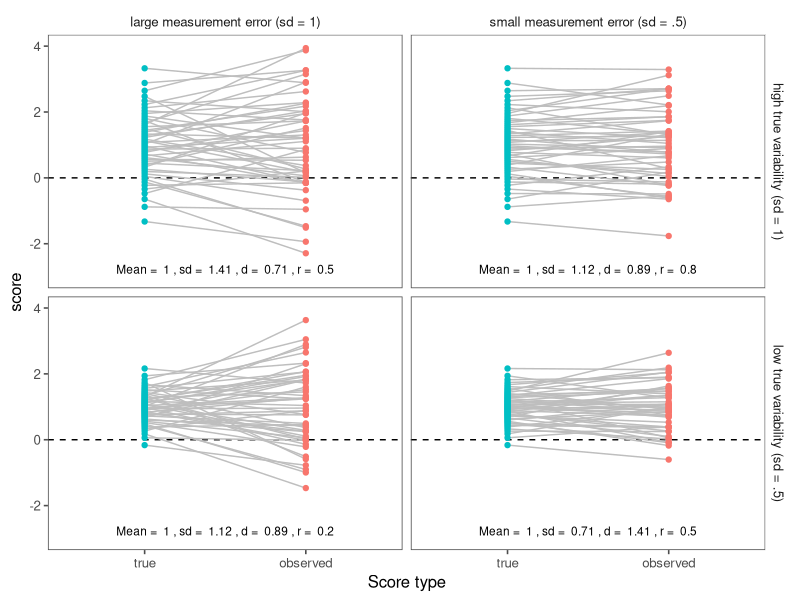
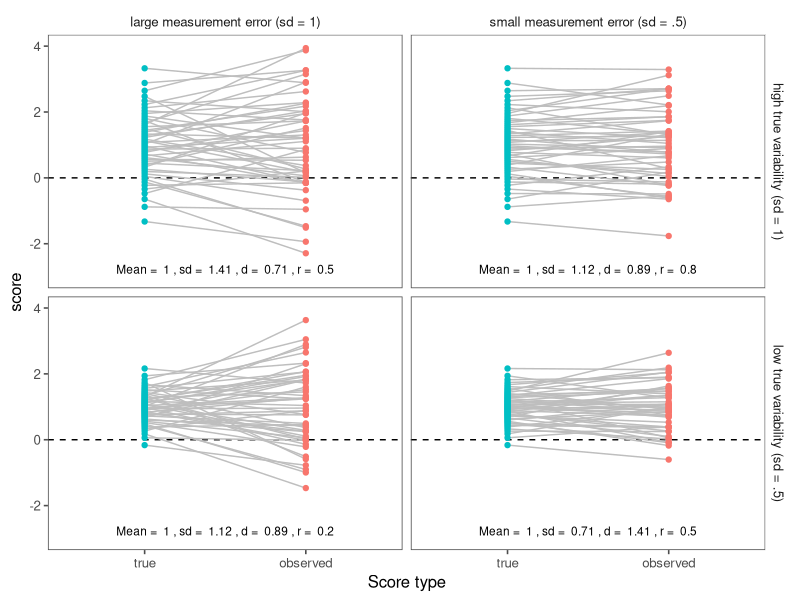

These figures' R source, in order:
## ---- chunk 1

library(tidyverse)
library(ggthemes)
library(ggrepel)
library(bayestestR)

## ---- chunk 2

set.seed(100)
size = 50

my_mean <- 1 # Mean of all simulated datasets
sd_true_small <- .5
sd_true_large <- 1
sd_error_small <- .5
sd_error_large <- 1


# Use distribution_normal to get a distribution that is as close as possible to canonical normal distribution
#scores_true_stable <- rep(1, size) # sd = 0; variance = 0
scores_true_stable <- distribution_normal(size, mean = my_mean, sd = sd_true_small) 
scores_true_variable <- distribution_normal(size, mean = my_mean, sd = sd_true_large) # sd = 1, variance = 1
#true_variability_low <- rep("low", size)
#true_variability_high <- rep("high", size)

# sample creates a random permutation to scramble the errors

meas_err_small <- sample(distribution_normal(size, mean = 0, sd = sd_error_small)) # sd = .5 variance = .25)
meas_err_large <- sample(distribution_normal(size, mean = 0, sd = sd_error_large)) # sd = 1, variance = 1)
err_large <- rep("large", size)
err_small <- rep("small", size)

# Calculate observed scores

obs_scores_stable_small <- scores_true_stable + meas_err_small
obs_scores_stable_large <- scores_true_stable + meas_err_large

obs_scores_variable_small <- scores_true_variable + meas_err_small
obs_scores_variable_large <- scores_true_variable + meas_err_large

# Create dataframes for

sim_data_stable <- as.data.frame(cbind(scores_true_stable, meas_err_small, meas_err_large)) %>%
  mutate(true_variability = "low") %>%
  rename(scores_true = scores_true_stable) %>%
  mutate(scores_err_large = scores_true + meas_err_large) %>%
  mutate(scores_err_small = scores_true + meas_err_small) %>%
  pivot_longer(names_to = "error", values_to = "scores_observed", cols = c(scores_err_small, scores_err_large), names_prefix = "scores_err_") 

sim_data_variable <- as.data.frame(cbind(scores_true_variable, meas_err_small, meas_err_large)) %>%
  mutate(true_variability = "high") %>%
  rename(scores_true = scores_true_variable) %>%
  mutate(scores_err_large = scores_true + meas_err_large) %>%
  mutate(scores_err_small = scores_true + meas_err_small) %>%
  pivot_longer(names_to = "error", values_to = "scores_observed", cols = c(scores_err_small, scores_err_large), names_prefix = "scores_err_") 


sim_data <- rbind(sim_data_stable, sim_data_variable) %>%
  mutate(error = as.factor(error), true_variability = as.factor(true_variability)) %>%
  group_by(error, true_variability) %>%
  arrange(true_variability, error, scores_true, scores_observed) %>%
  mutate(id = row_number()) %>%
  pivot_longer(names_to = "scores_type", values_to = "score", cols = c("scores_true", "scores_observed"), names_prefix = "scores_")




## ---- chunk 3

# Observed Cohen's d

sim_data_summary <- sim_data %>%
  group_by(scores_type, true_variability, error) %>%
  summarize(mean = mean(score), sd = sd(score), d = mean/sd)


d_stable_small <- mean(obs_scores_stable_small)/sd(obs_scores_stable_small)
d_stable_large <- mean(obs_scores_stable_large)/sd(obs_scores_stable_large)

d_variable_small <- mean(obs_scores_variable_small)/sd(obs_scores_variable_small)
d_variable_large <- mean(obs_scores_variable_large)/sd(obs_scores_variable_large)

# Observed reliabilities

rel_stable_small <- var(scores_true_stable)/(var(scores_true_stable) + var(meas_err_small))
rel_stable_large <- var(scores_true_stable)/(var(scores_true_stable) + var(meas_err_large))

rel_variable_small <- var(scores_true_variable)/(var(scores_true_variable) + var(meas_err_small))
rel_variable_large <- var(scores_true_variable)/(var(scores_true_variable) + var(meas_err_large))

# Theoretical

true_data_summary <- sim_data %>%
  distinct(true_variability, error) %>%
  mutate(mean = my_mean) %>%
  mutate(scores_type = "true") %>%
  mutate(sd_true = case_when(
         true_variability == "low" ~ sd_true_small,
         true_variability == "high" ~ sd_true_large)) %>%
  mutate(sd_err = case_when(
    error == "small" ~ sd_true_small,    
    error == "large" ~ sd_true_large)) %>%
  mutate(var = sd_err^2 + sd_true^2) %>%
  mutate(sd = sqrt(var)) %>%
  mutate(d = mean/sd) %>%
  mutate(r = sd_true^2/var)


## ---- chunk 4

true_variability_labs <- c("high true variability (sd = 1)", "low true variability (sd = .5)")
names(true_variability_labs) <- c("high", "low")


error_labs <- c("large measurement error (sd = 1)", "small measurement error (sd = .5)")
names(error_labs) <- c("large", "small")

sim_plot <- sim_data %>%
  ggplot(aes(x = fct_rev(scores_type), y = score)) +
  geom_hline(yintercept = 0, lty = "dashed") +
  geom_line(aes(group = id), color = "grey") +
  geom_point(aes(color = scores_type)) +
 # geom_violin() +
  facet_grid(true_variability ~ error, labeller=labeller(true_variability = true_variability_labs, error = error_labs)) +
    theme_few() +
  scale_x_discrete("Score type") +
  ylim(-3, 4) +
  theme(legend.position = "none") +
  geom_label(data = true_data_summary, y = -3, label.size = NA, label.padding = unit(.1, "lines"), alpha = 0, vjust = "bottom", nudge_x = .5, size = 3, aes(label = paste("Mean = ", mean, ", sd = ", round(sd, 2), ", d = ", round(d, 2), ", r = ", round(r, 2)))) 


sim_plot

ggsave("reliability_plot.png", width = 8.5, height = 5, units = "in", dpi = 300)
## ---- chunk 5
